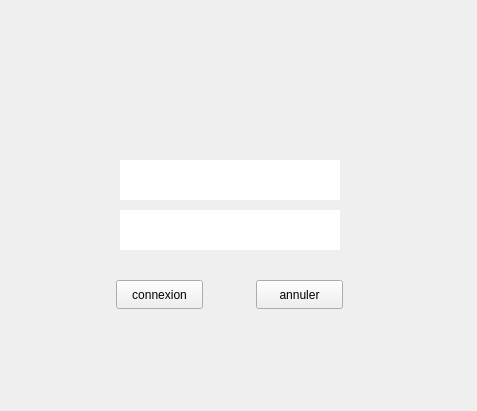
<?xml version="1.0" encoding="UTF-8"?>
<ui version="4.0">
 <class>Form</class>
 <widget class="QWidget" name="Form">
  <property name="geometry">
   <rect>
    <x>0</x>
    <y>0</y>
    <width>477</width>
    <height>411</height>
   </rect>
  </property>
  <property name="minimumSize">
   <size>
    <width>477</width>
    <height>411</height>
   </size>
  </property>
  <property name="maximumSize">
   <size>
    <width>477</width>
    <height>411</height>
   </size>
  </property>
  <property name="windowTitle">
   <string>Form</string>
  </property>
  <property name="styleSheet">
   <string notr="true">QLineEdit{
	
	background-color: rgb(255, 255, 255);
	border : 0px solid #ffffff;
}</string>
  </property>
  <widget class="QPushButton" name="cnx">
   <property name="geometry">
    <rect>
     <x>116</x>
     <y>280</y>
     <width>87</width>
     <height>29</height>
    </rect>
   </property>
   <property name="text">
    <string>connexion</string>
   </property>
  </widget>
  <widget class="QPushButton" name="pushButton_2">
   <property name="geometry">
    <rect>
     <x>256</x>
     <y>280</y>
     <width>87</width>
     <height>29</height>
    </rect>
   </property>
   <property name="text">
    <string>annuler</string>
   </property>
  </widget>
  <widget class="QLabel" name="label">
   <property name="geometry">
    <rect>
     <x>180</x>
     <y>30</y>
     <width>110</width>
     <height>110</height>
    </rect>
   </property>
   <property name="text">
    <string> </string>
   </property>
   <property name="alignment">
    <set>Qt::AlignCenter</set>
   </property>
  </widget>
  <widget class="QLineEdit" name="username">
   <property name="geometry">
    <rect>
     <x>120</x>
     <y>160</y>
     <width>220</width>
     <height>40</height>
    </rect>
   </property>
   <property name="alignment">
    <set>Qt::AlignCenter</set>
   </property>
  </widget>
  <widget class="QLineEdit" name="passwrd">
   <property name="geometry">
    <rect>
     <x>120</x>
     <y>210</y>
     <width>220</width>
     <height>40</height>
    </rect>
   </property>
   <property name="echoMode">
    <enum>QLineEdit::Password</enum>
   </property>
   <property name="alignment">
    <set>Qt::AlignCenter</set>
   </property>
  </widget>
 </widget>
 <resources/>
 <connections>
  <connection>
   <sender>pushButton_2</sender>
   <signal>clicked()</signal>
   <receiver>Form</receiver>
   <slot>close()</slot>
   <hints>
    <hint type="sourcelabel">
     <x>308</x>
     <y>298</y>
    </hint>
    <hint type="destinationlabel">
     <x>405</x>
     <y>268</y>
    </hint>
   </hints>
  </connection>
 </connections>
</ui>
